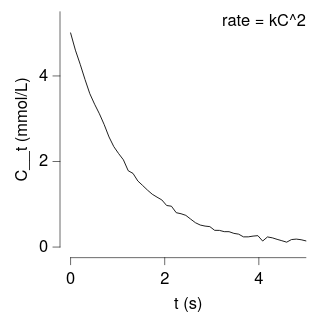

Here is the Vega-Lite specification saved for this chart:
### Vega-Lite specification from a JSON file in a GitHub repository (floating-point values rounded to 4 significant figures)
{"background": null, "config": {"arc": {"fill": "#DBDBDB", "fillOpacity": 1.0, "innerRadius": 25.0, "padAngle": 0.03, "stroke": "black", "strokeOpacity": 1, "strokeWidth": 0.25}, "area": {"fill": "#DBDBDB", "fillOpacity": 1.0, "stroke": "black", "strokeOpacity": 1, "strokeWidth": 0.25}, "axis": {"domain": true, "domainCap": "round", "domainColor": "black", "domainWidth": 0.25, "grid": false, "gridCap": "round", "gridColor": "#F1F1F1", "gridDash": [0, 0], "gridOpacity": 1.0, "gridWidth": 0.25, "labelColor": "black", "labelFont": "Helvetica Neue, HelveticaNeue, Helvetica, Arial, sans-serif", "labelFontSize": 7, "labelFontStyle": "normal", "labelFontWeight": 400, "offset": 4.5, "ticks": true, "tickCap": "round", "tickColor": "black", "tickRound": false, "tickSize": 3, "tickWidth": 0.25, "titleColor": "black", "titleFont": "Helvetica Neue, HelveticaNeue, Helvetica, Arial, sans-serif", "titleFontSize": 7, "titleFontStyle": "normal", "titleFontWeight": 400}, "axisX": {"domain": true, "labelAlign": "center", "labelAngle": 0, "labels": true, "ticks": true, "translate": 0}, "axisY": {"domain": true, "labelAlign": "right", "labelAngle": 0, "labels": true, "ticks": true, "translate": 0}, "axisRight": {"domain": true, "labelAlign": "left", "labelAngle": 0, "labels": true, "ticks": true, "translate": 0}, "axisTop": {"domain": true, "labelAlign": "center", "labelAngle": 0, "labels": true, "ticks": true, "translate": 0}, "axisBand": {"tickOffset": 0}, "bar": {"fill": "#DBDBDB", "fillOpacity": 1.0, "stroke": "black", "strokeOpacity": 1, "strokeWidth": 0.25}, "boxplot": {"size": 9.0, "ticks": {"cornerRadius": 0.25, "fill": "black", "opacity": 1, "size": 4.5, "thickness": 0.25}, "box": {"fillOpacity": 1.0, "stroke": "black", "strokeOpacity": 1, "strokeWidth": 0.25}, "median": {"cornerRadius": 0, "fill": "black", "fillOpacity": 1.0, "opacity": 1, "size": 9.0, "thickness": 0.25}, "rule": {"fill": "black", "fillOpacity": 1.0, "size": 10.0, "stroke": "black", "strokeDash": [0, 0], "strokeOpacity": 1, "strokeWidth": 0.25}, "outliers": {"color": "black", "fill": "black", "fillOpacity": 1.0, "size": 0, "stroke": "black", "strokeOpacity": 1, "strokeWidth": 0.25}}, "circle": {"fill": "black", "fillOpacity": 1.0, "size": 1.25, "stroke": null, "strokeOpacity": 1, "strokeWidth": 0.25}, "errorband": {"band": {"fillOpacity": 0.6, "stroke": null, "strokeWidth": 0.25, "strokeOpacity": 1}, "borders": {"opacity": 0, "strokeOpacity": 0.25, "strokeWidth": 1}}, "errorbar": {"opacity": 1, "rule": {"strokeDash": [0, 0], "strokeWidth": 0.25}, "ticks": {"color": "black", "cornerRadius": 0.125, "opacity": 1, "size": 6.0, "thickness": 0.25}, "thickness": 0.25}, "font": "Helvetica Neue, HelveticaNeue, Helvetica, Arial, sans-serif", "geoshape": {"fill": "#DBDBDB", "fillOpacity": 1.0, "stroke": "black", "strokeOpacity": 1, "strokeWidth": 0.25}, "header": {"labelColor": "black", "labelFont": "Helvetica Neue, HelveticaNeue, Helvetica, Arial, sans-serif", "labelFontSize": 7, "labelFontStyle": "normal", "labelFontWeight": 400, "titleColor": "black", "titleFont": "Helvetica Neue, HelveticaNeue, Helvetica, Arial, sans-serif", "titleFontSize": 7, "titleFontStyle": "normal", "titleFontWeight": 400, "titlePadding": 0}, "legend": {"disable": false, "offset": 4.5, "titlePadding": 4, "labelOffset": 2, "gradientLabelOffset": 2, "gradientLength": 50.0, "gradientThickness": 5.0, "gradientOpacity": 1.0, "gradientStrokeColor": "black", "gradientStrokeWidth": 0.25, "labelColor": "black", "labelFont": "Helvetica Neue, HelveticaNeue, Helvetica, Arial, sans-serif", "labelFontSize": 7, "labelFontStyle": "normal", "labelFontWeight": 400, "strokeColor": "black", "strokeWidth": 0, "symbolSize": 42, "symbolStrokeColor": "black", "symbolStrokeWidth": 0.25, "titleColor": "black", "titleFont": "Helvetica Neue, HelveticaNeue, Helvetica, Arial, sans-serif", "titleFontSize": 7, "titleFontStyle": "normal", "titleFontWeight": 400}, "line": {"color": "black", "stroke": "black", "strokeCap": "round", "strokeDash": [0, 0], "strokeOpacity": 1, "strokeWidth": 0.375}, "point": {"filled": true, "fill": "#DBDBDB", "fillOpacity": 1.0, "size": 5.0, "stroke": "black", "strokeOpacity": 1, "strokeWidth": 0.25}, "range": {"category": ["#5CA7B1", "#CDDEF3", "#B7B3E4", "#B3DAB5", "#F5E1B3", "#3D727B", "#8AA8D2", "#867DAC", "#80A988", "#CBB17A", "#204148", "#59719A", "#584C77", "#507B5F", "#9D824D"], "diverging": {"scheme": ["#C35082", "#CE6D94", "#D989A7", "#E2A4BA", "#EABFCE", "#F1DBE2", "#F6F6F6", "#D7E0EB", "#B9CBE0", "#9BB6D5", "#7DA1C9", "#5F8CBD", "#4177B1"]}, "heatmap": {"scheme": ["#32022B", "#43044D", "#4C196E", "#4D338C", "#484DA6", "#3A68BB", "#1D83CA", "#1D9CCB", "#23B5C9", "#28CDC5", "#4DE0B4", "#91EE9F"]}, "ordinal": {"scheme": ["#F1F1F1", "#DBDBDB", "#C6C6C6", "#B2B2B2", "#9D9D9D", "#898989", "#767676", "#636363", "#515151", "#404040", "#2F2F2F", "#1F1F1F"]}, "ramp": {"scheme": ["#32022B", "#43044D", "#4C196E", "#4D338C", "#484DA6", "#3A68BB", "#1D83CA", "#1D9CCB", "#23B5C9", "#28CDC5", "#4DE0B4", "#91EE9F"]}}, "rule": {"color": "black", "stroke": "black", "strokeCap": "round", "strokeDash": [2, 2], "strokeOpacity": 1, "strokeWidth": 0.25}, "scale": {"bandPaddingInner": 0.1, "bandPaddingOuter": 0.1, "round": false}, "rect": {"fill": "#DBDBDB", "fillOpacity": 1.0, "stroke": "black", "strokeOpacity": 1, "strokeWidth": 0.25}, "square": {"fill": "#DBDBDB", "fillOpacity": 1.0, "size": 10.0, "stroke": "black", "strokeOpacity": 1, "strokeWidth": 0.25}, "text": {"color": "black", "font": "Helvetica Neue, HelveticaNeue, Helvetica, Arial, sans-serif", "fontSize": 7, "fontStyle": "normal", "fontWeight": 400}, "tick": {"color": "black", "cornerRadius": 0.125, "opacity": 1.0, "size": 9.0, "thickness": 0.25}, "title": {"anchor": "middle", "frame": "group", "color": "black", "font": "Helvetica Neue, HelveticaNeue, Helvetica, Arial, sans-serif", "fontSize": 7, "fontStyle": "normal", "fontWeight": 400, "subtitleColor": "black", "subtitleFont": "Helvetica Neue, HelveticaNeue, Helvetica, Arial, sans-serif", "subtitleFontSize": "Helvetica Neue, HelveticaNeue, Helvetica, Arial, sans-serif", "subtitleFontStyle": "normal", "subtitleFontWeight": 400}, "trail": {"color": "black", "opacity": 1, "size": 0.375}, "view": {"continuousWidth": 100, "continuousHeight": 100, "discreteWidth": 100, "discreteHeight": 100, "fill": null, "stroke": null, "strokeWidth": 0.25}}, "layer": [{"data": {"name": "data-d9e1c29cdd3676be447278dfe7262d7e"}, "mark": {"type": "line"}, "encoding": {"x": {"field": "t", "title": "t (s)", "type": "quantitative"}, "y": {"field": "C", "title": "C__t (mmol/L)", "type": "quantitative"}}}, {"data": {"values": [{"__dysonsphere__": 1}]}, "mark": {"type": "text", "align": "right", "angle": 0, "baseline": "top", "dx": 0, "dy": 0, "opacity": 1.0}, "encoding": {"text": {"value": "rate = kC^2"}, "x": {"value": 100}, "y": {"value": 0}}}], "$schema": "https://vega.github.io/schema/vega-lite/v6.4.1.json", "datasets": {"data-d9e1c29cdd3676be447278dfe7262d7e": [{"t": 0.0, "C": 5.005}, {"t": 0.102, "C": 4.603}, {"t": 0.2041, "C": 4.272}, {"t": 0.3061, "C": 3.918}, {"t": 0.4082, "C": 3.586}, {"t": 0.5102, "C": 3.339}, {"t": 0.6122, "C": 3.116}, {"t": 0.7143, "C": 2.861}, {"t": 0.8163, "C": 2.574}, {"t": 0.9184, "C": 2.348}, {"t": 1.02, "C": 2.185}, {"t": 1.122, "C": 2.039}, {"t": 1.224, "C": 1.784}, {"t": 1.327, "C": 1.721}, {"t": 1.429, "C": 1.545}, {"t": 1.531, "C": 1.44}, {"t": 1.633, "C": 1.333}, {"t": 1.735, "C": 1.236}, {"t": 1.837, "C": 1.167}, {"t": 1.939, "C": 1.102}, {"t": 2.041, "C": 0.9719}, {"t": 2.143, "C": 0.9551}, {"t": 2.245, "C": 0.8033}, {"t": 2.347, "C": 0.7789}, {"t": 2.449, "C": 0.741}, {"t": 2.551, "C": 0.6534}, {"t": 2.653, "C": 0.569}, {"t": 2.755, "C": 0.5149}, {"t": 2.857, "C": 0.4902}, {"t": 2.959, "C": 0.4775}, {"t": 3.061, "C": 0.3915}, {"t": 3.163, "C": 0.3897}, {"t": 3.265, "C": 0.3605}, {"t": 3.367, "C": 0.3597}, {"t": 3.469, "C": 0.3202}, {"t": 3.571, "C": 0.3014}, {"t": 3.673, "C": 0.2385}, {"t": 3.776, "C": 0.2387}, {"t": 3.878, "C": 0.2561}, {"t": 3.98, "C": 0.2669}, {"t": 4.082, "C": 0.1406}, {"t": 4.184, "C": 0.2365}, {"t": 4.286, "C": 0.216}, {"t": 4.388, "C": 0.1807}, {"t": 4.49, "C": 0.1483}, {"t": 4.592, "C": 0.1144}, {"t": 4.694, "C": 0.1753}, {"t": 4.796, "C": 0.1862}, {"t": 4.898, "C": 0.1714}, {"t": 5.0, "C": 0.1442}]}}
